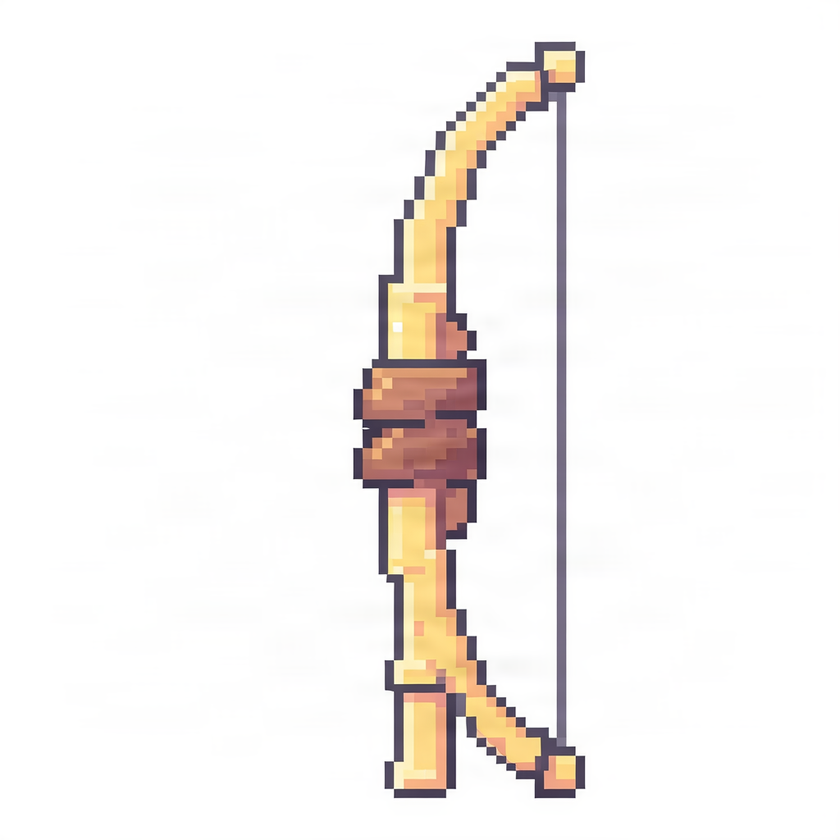
#> input picture game/tools/art/title_outfits/bow_source.png, 840 x 840 px, shrunk from 1024 x 1024 before the run
$ python cleanup_sheets.py title_outfits/bow_source.png 5
#> lines starting #> are read from the running program, lines starting #| are printed output that depends on the picture
"""Limpeza de folhas de sprite (GDD §17.1 / §17.10: "sem antialiasing contra o fundo", "sem pixels orfaos",
"fundo transparente, sem pixels semitransparentes soltos"). Idempotente: pode rodar de novo depois de qualquer
regeracao (ex.: build_combat.py do Agente A reescreve os chapeus/brincos das animacoes de combate).

    python cleanup_sheets.py [--dry] [--islands N] <png ou pasta> ...
    python cleanup_sheets.py --flip-row <png> <linha 0-4> [--dry]     espelha uma linha inteira (direcao trocada)

O que faz em cada PNG (RGBA):
  1. alfa binario no MESMO corte do renderizador (Sprite3D ALPHA_CUT_DISCARD / shader: 0,5): >= 128 -> 255, senao 0.
     No jogo 3D o resultado e identico; nas previas 2D some o halo semitransparente.
  2. remove pixels orfaos (sem nenhum vizinho opaco nas 8 direcoes);
  3. com --islands N (padrao 2): remove ilhas (8-conexas) de ate N px dentro de cada quadro 96x96.
     Use --islands 0 em folhas com detalhes minusculos soltos de proposito (brincos, fios de pesca...).
A sombra oval embutida em algumas folhas antigas (alfa < 128) some - o jogo ja desenha a sombra separada.
"""
import os, sys
import numpy as np
from PIL import Image
from scipy.ndimage import convolve, label

FR = 96


def clean(a, islands):
#> called with islands = 2
    a = a.copy(); stats = {}
    al = a[..., 3]
#> al: shape (840, 840); every value is 255
    stats['semi'] = int(((al > 0) & (al < 255)).sum())
    op = al >= 128
#> op: shape (840, 840) bool; every value is 1
    a[..., 3] = np.where(op, 255, 0); a[~op, :3] = 0
    n = convolve(op.astype(int), np.ones((3, 3), int), mode='constant') - op
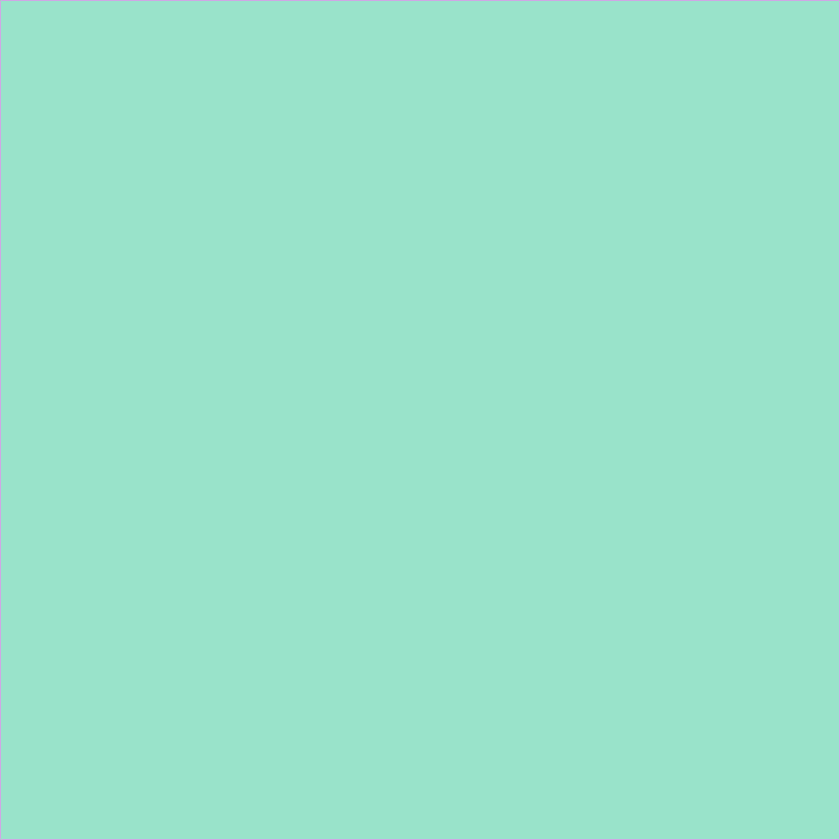
#> n: shape (840, 840) int64; 3 distinct labels, from 3 to 8; one colour per label, 0 black
    orphan = op & (n == 0)
#> orphan: shape (840, 840) bool; every value is 0
    stats['orphan'] = int(orphan.sum())
    a[orphan] = 0; op &= ~orphan
    rem = 0
    if islands > 0:
        H, W = op.shape
#> H = 840; W = 840
        for y0 in range(0, H, FR):
            for x0 in range(0, W, FR):
                sub = op[y0:y0 + FR, x0:x0 + FR]
                lab, k = label(sub, structure=np.ones((3, 3), int))
                if k <= 1: continue
                sz = np.bincount(lab.ravel()); big = sz[1:].max()
                for i in range(1, k + 1):
                    if sz[i] <= islands and sz[i] < big:
                        m = lab == i; a[y0:y0 + FR, x0:x0 + FR][m] = 0; rem += int(sz[i])
#> sub: shape (72, 72) bool; every value is 1
#> after the loop, rem = 0
    stats['island_px'] = rem
    return a, stats


def flip_row(p, row, dry):
    a = np.asarray(Image.open(p).convert('RGBA')).copy()
    r = a[row * FR:(row + 1) * FR]
    for c in range(a.shape[1] // FR):
        r[:, c * FR:(c + 1) * FR] = r[:, c * FR:(c + 1) * FR][:, ::-1]
    if not dry: Image.fromarray(a, 'RGBA').save(p)
    print(('(dry) ' if dry else '') + f'flip row {row}: {p}')


def main(argv):
    dry = '--dry' in argv; argv = [x for x in argv if x != '--dry']
    if argv and argv[0] == '--flip-row':
        return flip_row(argv[1], int(argv[2]), dry)
    islands = 2
    if '--islands' in argv:
        i = argv.index('--islands'); islands = int(argv[i + 1]); del argv[i:i + 2]
    files = []
    for p in argv:
        if os.path.isdir(p):
            files += sorted(os.path.join(dp, f) for dp, _, fs in os.walk(p) for f in fs if f.endswith('.png'))
        else:
            files.append(p)
    for p in files:
        a = np.asarray(Image.open(p).convert('RGBA'))
        b, s = clean(a, islands)
#> s = {'semi': 0, 'orphan': 0, 'island_px': 0}
        changed = not np.array_equal(a, b)
#> changed = False
        if changed and not dry: Image.fromarray(b, 'RGBA').save(p)
        if changed: print(('(dry) ' if dry else '') + f'{p}: semi {s["semi"]}, orfaos {s["orphan"]}, ilhas {s["island_px"]} px')


if __name__ == '__main__':
#> (the run stopped early here; a loop or call above may not have finished)
